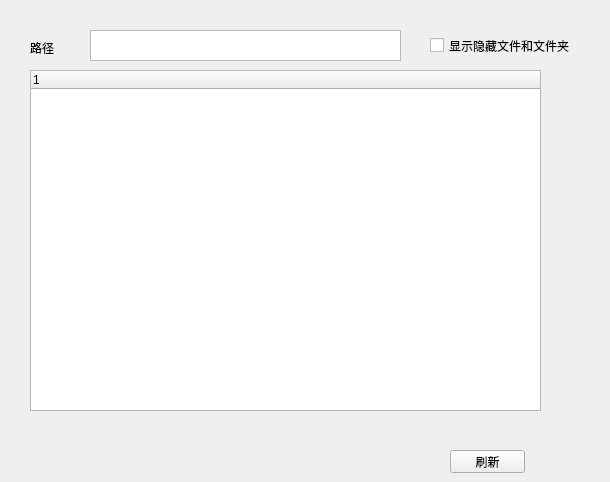
    <widget class="QWidget" name="page_4">
     <widget class="QTreeWidget" name="treeWidget_explorer">
      <property name="geometry">
       <rect>
        <x>30</x>
        <y>70</y>
        <width>511</width>
        <height>341</height>
       </rect>
      </property>
      <property name="midLineWidth">
       <number>1</number>
      </property>
      <column>
       <property name="text">
        <string notr="true">1</string>
       </property>
      </column>
     </widget>
     <widget class="QLabel" name="path">
      <property name="geometry">
       <rect>
        <x>30</x>
        <y>40</y>
        <width>61</width>
        <height>16</height>
       </rect>
      </property>
      <property name="text">
       <string>路径</string>
      </property>
     </widget>
     <widget class="QTextBrowser" name="showPath">
      <property name="geometry">
       <rect>
        <x>90</x>
        <y>30</y>
        <width>311</width>
        <height>31</height>
       </rect>
      </property>
     </widget>
     <widget class="QCheckBox" name="checkBox">
      <property name="geometry">
       <rect>
        <x>430</x>
        <y>30</y>
        <width>171</width>
        <height>31</height>
       </rect>
      </property>
      <property name="text">
       <string>显示隐藏文件和文件夹</string>
      </property>
     </widget>
     <widget class="QPushButton" name="pushButton_explorerRefresh">
      <property name="geometry">
       <rect>
        <x>450</x>
        <y>450</y>
        <width>75</width>
        <height>23</height>
       </rect>
      </property>
      <property name="text">
       <string>刷新</string>
      </property>
     </widget>
    </widget>
